Frame 1 (no input): blank canvas, image omitted
Frame 60 (no input): blank canvas, image omitted
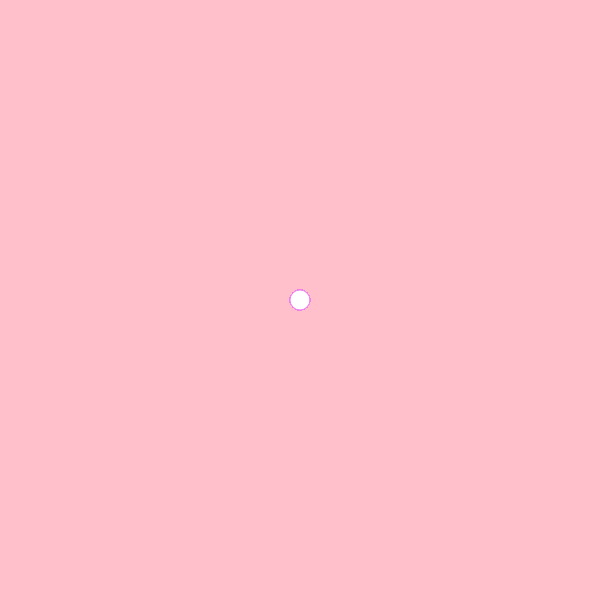
Frame 120 (the mouse pressed at the canvas centre since frame 60)

The p5.js sketch whose frames 1 and 60 were blank and that drew this single picture after the mouse press (run headless with seeded random() and noise() and a simulated clock; from frame 60 on, the mouse is pressed at the canvas centre):

// p5.js sketch
// ── sketch.js
function setup(){
  createCanvas(600,600);
  background("pink");
}

function draw(){
  
  stroke("violet");
  fill("white");
  
  // console.log(mouseIsPressed);
  
  if(mouseIsPressed) {
    circle(mouseX, mouseY, 20, 35);
  }
}
